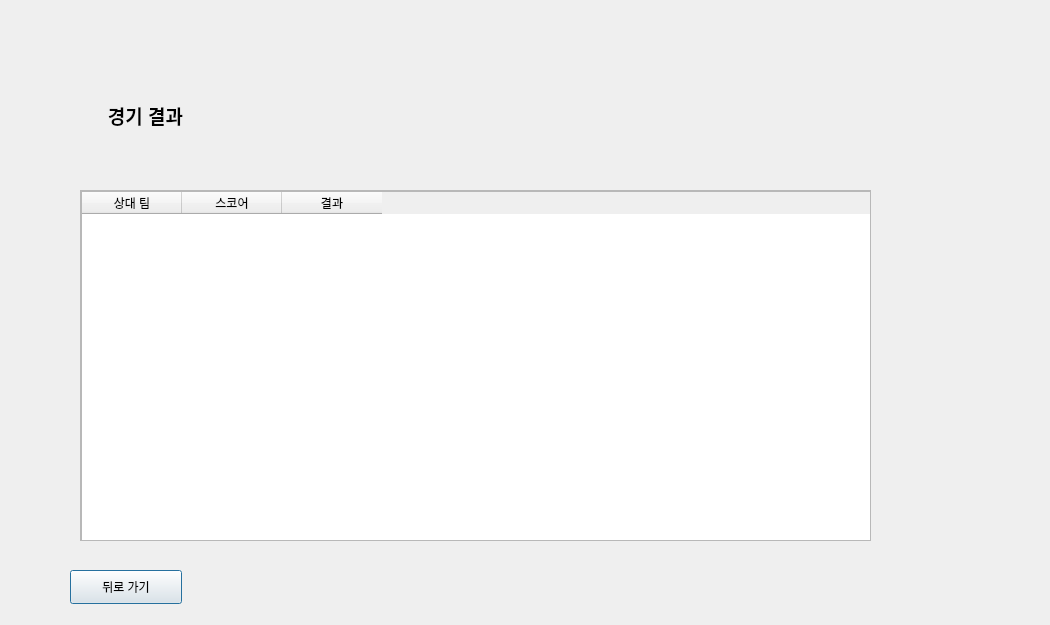
<?xml version="1.0" encoding="UTF-8"?>
<ui version="4.0">
 <class>Dialog</class>
 <widget class="QDialog" name="Dialog">
  <property name="geometry">
   <rect>
    <x>0</x>
    <y>0</y>
    <width>1050</width>
    <height>625</height>
   </rect>
  </property>
  <property name="windowTitle">
   <string>Dialog</string>
  </property>
  <widget class="QLabel" name="label">
   <property name="geometry">
    <rect>
     <x>30</x>
     <y>80</y>
     <width>231</width>
     <height>71</height>
    </rect>
   </property>
   <property name="text">
    <string>&lt;html&gt;&lt;head/&gt;&lt;body&gt;&lt;p align=&quot;center&quot;&gt;&lt;span style=&quot; font-size:14pt; font-weight:600;&quot;&gt;경기 결과&lt;/span&gt;&lt;/p&gt;&lt;/body&gt;&lt;/html&gt;</string>
   </property>
  </widget>
  <widget class="QScrollArea" name="scrollArea">
   <property name="geometry">
    <rect>
     <x>80</x>
     <y>190</y>
     <width>791</width>
     <height>351</height>
    </rect>
   </property>
   <property name="widgetResizable">
    <bool>true</bool>
   </property>
   <widget class="QWidget" name="scrollAreaWidgetContents">
    <property name="geometry">
     <rect>
      <x>0</x>
      <y>0</y>
      <width>789</width>
      <height>349</height>
     </rect>
    </property>
    <widget class="QTableWidget" name="tableWidget">
     <property name="geometry">
      <rect>
       <x>0</x>
       <y>0</y>
       <width>791</width>
       <height>351</height>
      </rect>
     </property>
     <column>
      <property name="text">
       <string>상대 팀</string>
      </property>
     </column>
     <column>
      <property name="text">
       <string>스코어</string>
      </property>
     </column>
     <column>
      <property name="text">
       <string>결과</string>
      </property>
     </column>
    </widget>
   </widget>
  </widget>
  <widget class="QPushButton" name="pushButton_2">
   <property name="geometry">
    <rect>
     <x>70</x>
     <y>570</y>
     <width>112</width>
     <height>34</height>
    </rect>
   </property>
   <property name="text">
    <string>뒤로 가기</string>
   </property>
  </widget>
 </widget>
 <resources/>
 <connections/>
 <slots>
  <slot>goResult()</slot>
 </slots>
</ui>
